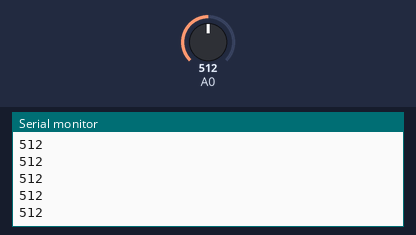
A sketch run on a simulated Arduino Uno, built with avr-gcc and run on an emulated ATmega328P. Shown: the last lines printed to the serial monitor. The inputs (shaded band) are chosen by the test bench; at power-on: A0 = 512.

Above: at 1.2 s.
1.3 s: A0 set to 716
At 2.3 s:
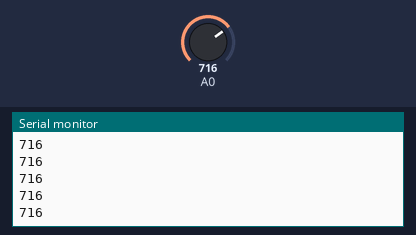
2.8 s: A0 set to 900
At 3.5 s:
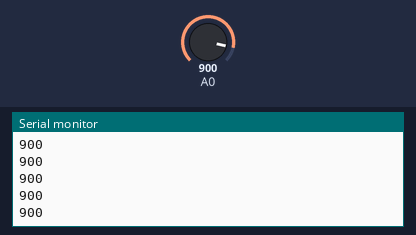
Timing chart, 0 to 5.8 s (numbered marks = the images above; inputs shaded):
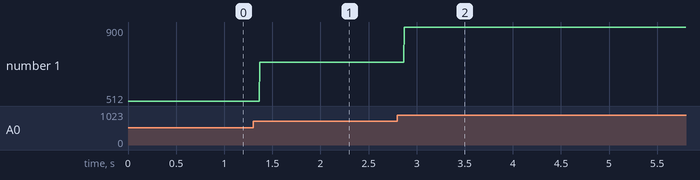

The sketch:

Sound_Sensor_Reading.ino
```cpp
void setup() {
  // put your setup code here, to run once:
  pinMode(A0, INPUT);
  Serial.begin(9600);
}

void loop() {
  // put your main code here, to run repeatedly:
  int mic_reading = analogRead(A0);
  if (mic_reading < 0) {
    mic_reading = 0;
  }
  if (mic_reading > 10) {
    Serial.println(mic_reading);
  }
}
```

Measured:
- after the input at 1.3 s, the serial monitor: prints a new line after 0.07 s (image 1)
- after the input at 2.8 s, the serial monitor: prints a new line after 0.07 s (image 2)
- plotted number 1: 512 → 716 after the input at 1.3 s, 716 → 900 after the input at 2.8 s
